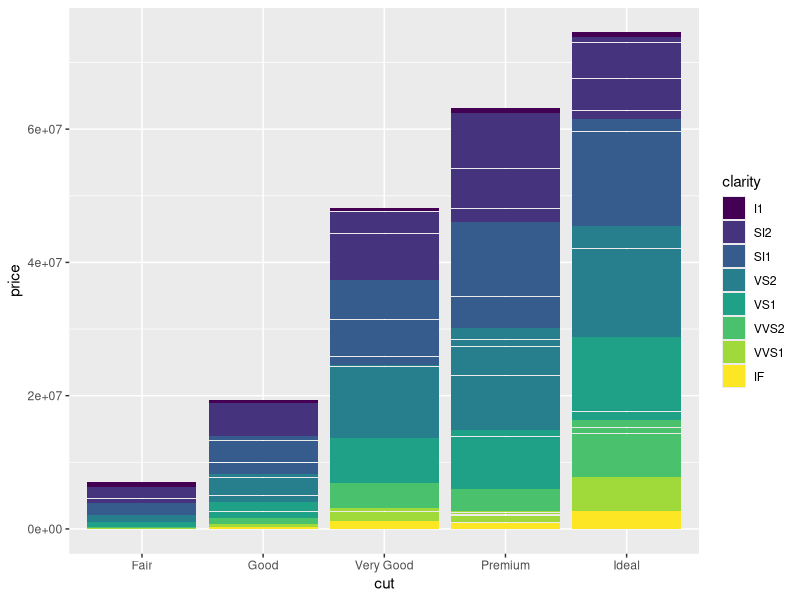
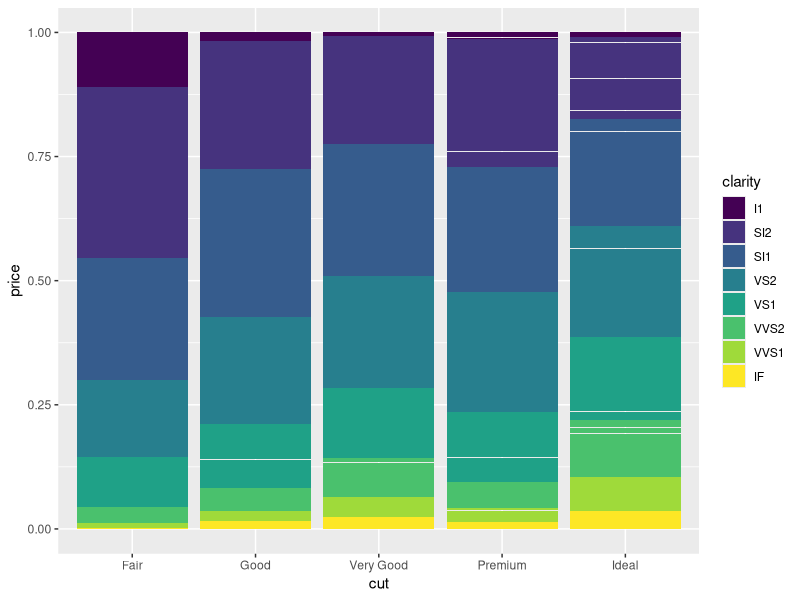
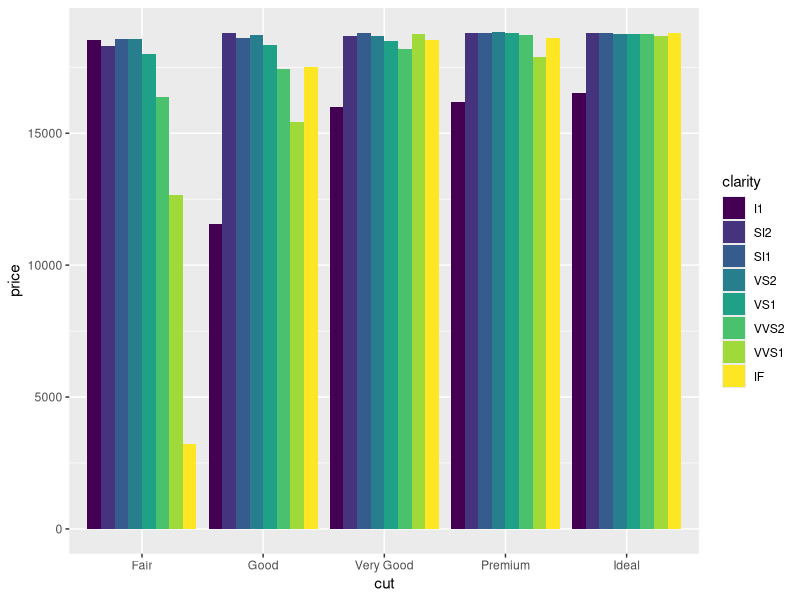
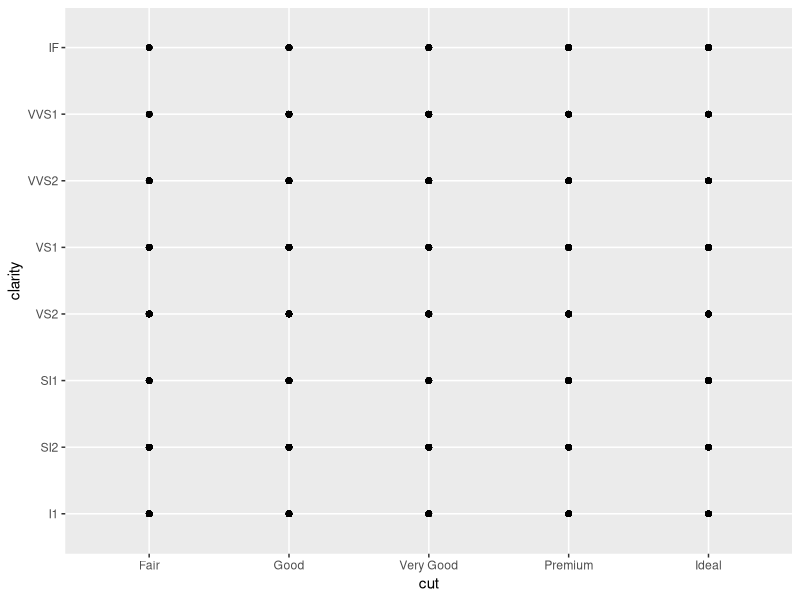
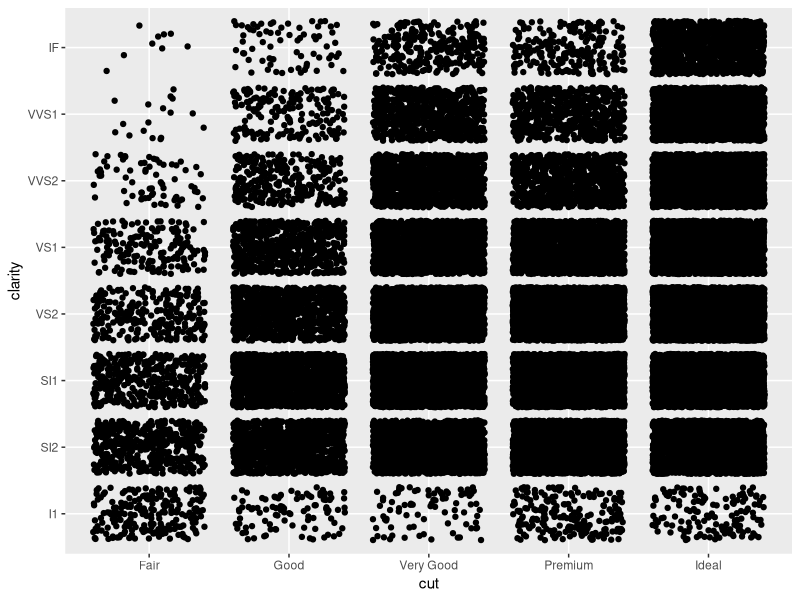

Write the R code that produced these figures, in order. (Note: this script raises an error after producing the figures.)
# Exercise 2: advanced ggplot2 practice

# Install and load the `ggplot2` package
#install.packages('ggplot2')
library("ggplot2")

# For this exercise you will again be working with the `diamonds` data set.
# Use `?diamonds` to review details about this data set
?diamonds

## Position Adjustments

# Draw a column (bar) chart of diamonds cuts by price, with each bar filled by 
# clarity. You should see a _stacked_ bar chart.
ggplot(data = diamonds) +
  geom_col(mapping = aes(x = cut, y = price, fill = clarity))

# Draw the same chart again, but with each element positioned to "fill" the y axis
ggplot(data = diamonds) +
  geom_col(mapping = aes(x = cut, y = price, fill = clarity), position = "fill")

# Draw the same chart again, but with each element positioned to "dodge" each other
ggplot(data = diamonds) +
  geom_col(mapping = aes(x = cut, y = price, fill = clarity), position = "dodge")

# Draw a plot with point geometry with the x-position mapped to `cut` and the 
# y-position mapped to `clarity`
# This creates a "grid" grouping the points
ggplot(data = diamonds) +
  geom_point(mapping = aes(x = cut, y = clarity))

# Use the "jitter" position adjustment to keep the points from all overlapping!
# (This works a little better with a sample of diamond data, such as from the 
# previous exercise).
ggplot(data = diamonds) +
  geom_point(mapping = aes(x = cut, y = clarity), position = "jitter")


## Scales

# Draw a "boxplot" (with `geom_boxplot`) for the diamond's price (y) by color (x)
ggplot(data = diamonds_sample) + 
  geom_boxplot(mapping = aes(x = color, y = price))

# This has a lot of outliers, making it harder to read. To fix this, draw the 
# same plot but with a _logarithmic_ scale for the y axis.
ggplot(data = diamonds_sample) + 
  geom_boxplot(mapping = aes(x = color, y = price)) + 
  scale_y_log10()

# For another version, draw the same plot but with `violin` geometry instead of 
# `boxplot` geometry!
# How does the logarithmic scale change the data presentation?
ggplot(data = diamonds_sample) + 
  geom_violin(mapping = aes(x = color, y = price)) + 
  scale_y_log10()

# Another interesting plot: draw a plot of the diamonds price (y) by carat (x), 
# using a heatmap of 2d bins (geom_bin2d)
# What happens when you make the x and y channels scale logarithmically?
ggplot(data = diamonds_sample) + 
  geom_bin2d(mapping = aes(x = color, y = price)) + 
  scale_x_log10() +
  scale_y_log10()

# Draw a scatter plot for the diamonds price (y) by carat (x). Color each point
# by the clarity (Remember, this will take a while. Use a sample of the diamonds 
# for faster results)
ggplot(data = diamonds_sample) + 
  geom_point(mapping = aes(x = carat, y = price, color = clarity))

# Change the color of the previous plot using a ColorBrewer scale of your choice. 
# What looks nice?
ggplot(data = diamonds_sample) + 
  geom_point(mapping = aes(x = carat, y = price, color = clarity)) +
  scale_color_brewer(palette = "Purples", direction = -1)

# The graph shows clearer contrast.

## Coordinate Systems

# Draw a bar chart with x-position and fill color BOTH mapped to cut
# For best results, SET the `width` of the geometry to be 1 (fill plot, no space
# between)
# TIP: You can save the plot to a variable for easier modifications
ggplot(data = diamonds_sample) + 
  geom_col(mapping = aes(x = cut, y = price, fill = cut), width = 1)

# Draw the same chart, but with the coordinate system flipped
ggplot(data = diamonds_sample) + 
  geom_col(mapping = aes(x = cut, y = price, fill = cut), width = 1) + 
  coord_flip()

# Draw the same chart, but in a polar coordinate system. It's a Coxcomb chart!

ggplot(data = diamonds_sample) + 
  geom_col(mapping = aes(x = cut, y = price, fill = cut), width = 1) + 
  coord_polar()

## Facets

# Take the scatter plot of price by carat data (colored by clarity) and add 
# _facets_ based on the diamond's `color`
ggplot(data = diamonds_sample) + 
  geom_point(mapping = aes(x = carat, y = price, color = clarity)) + 
  facet_wrap(~cut)


## Saving Plots

# Use the `ggsave()` function to save the current (recent) plot to disk.
# Name the output file "my-plot.png".
# Make sure you've set the working directory!!
ggsave("my-plot.png")
